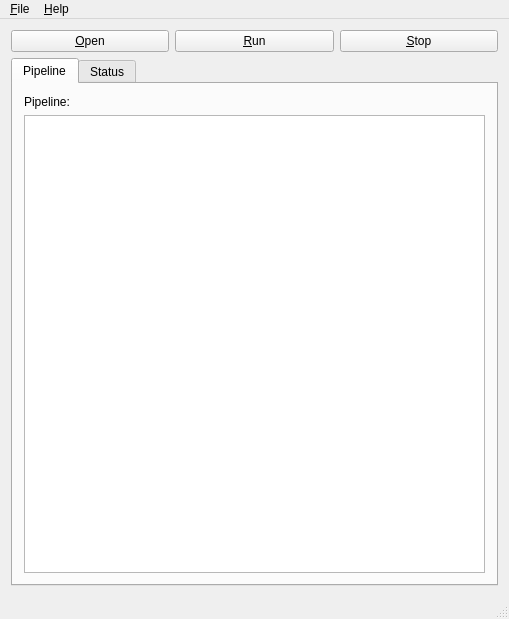
<?xml version="1.0" encoding="UTF-8"?>
<ui version="4.0">
 <class>MainWindow</class>
 <widget class="QMainWindow" name="MainWindow">
  <property name="geometry">
   <rect>
    <x>0</x>
    <y>0</y>
    <width>509</width>
    <height>619</height>
   </rect>
  </property>
  <property name="windowTitle">
   <string>HAR Pipeline</string>
  </property>
  <widget class="QWidget" name="centralWidget">
   <layout class="QVBoxLayout" name="verticalLayout">
    <item>
     <layout class="QHBoxLayout" name="horizontalLayout">
      <item>
       <widget class="QPushButton" name="pbLoad">
        <property name="text">
         <string>&amp;Open</string>
        </property>
       </widget>
      </item>
      <item>
       <widget class="QPushButton" name="pbStart">
        <property name="text">
         <string>&amp;Run</string>
        </property>
       </widget>
      </item>
      <item>
       <widget class="QPushButton" name="pbStop">
        <property name="enabled">
         <bool>true</bool>
        </property>
        <property name="text">
         <string>&amp;Stop</string>
        </property>
       </widget>
      </item>
     </layout>
    </item>
    <item>
     <widget class="QTabWidget" name="tabWidget">
      <property name="currentIndex">
       <number>0</number>
      </property>
      <widget class="QWidget" name="tab">
       <attribute name="title">
        <string>Pipeline</string>
       </attribute>
       <layout class="QVBoxLayout" name="verticalLayout_2">
        <item>
         <widget class="QLabel" name="label">
          <property name="text">
           <string>Pipeline:</string>
          </property>
         </widget>
        </item>
        <item>
         <widget class="QTextEdit" name="textEdit">
          <property name="readOnly">
           <bool>true</bool>
          </property>
         </widget>
        </item>
       </layout>
      </widget>
      <widget class="QWidget" name="tab_2">
       <attribute name="title">
        <string>Status</string>
       </attribute>
       <layout class="QVBoxLayout" name="verticalLayout_3">
        <item>
         <widget class="QTabWidget" name="uitwProcessTabs">
          <widget class="QWidget" name="tab_3">
           <attribute name="title">
            <string>Tab 1</string>
           </attribute>
          </widget>
          <widget class="QWidget" name="tab_4">
           <attribute name="title">
            <string>Tab 2</string>
           </attribute>
          </widget>
         </widget>
        </item>
       </layout>
      </widget>
     </widget>
    </item>
   </layout>
  </widget>
  <widget class="QMenuBar" name="menuBar">
   <property name="geometry">
    <rect>
     <x>0</x>
     <y>0</y>
     <width>509</width>
     <height>21</height>
    </rect>
   </property>
   <widget class="QMenu" name="menu_File">
    <property name="title">
     <string>&amp;File</string>
    </property>
    <addaction name="action_Load"/>
    <addaction name="action_Start"/>
    <addaction name="action_Stop"/>
    <addaction name="action_Quit"/>
   </widget>
   <widget class="QMenu" name="menu_Help">
    <property name="title">
     <string>&amp;Help</string>
    </property>
    <addaction name="action_About"/>
   </widget>
   <addaction name="menu_File"/>
   <addaction name="menu_Help"/>
  </widget>
  <widget class="QStatusBar" name="statusBar"/>
  <action name="action_Load">
   <property name="text">
    <string>&amp;Open</string>
   </property>
   <property name="toolTip">
    <string>Open a pipeline file</string>
   </property>
   <property name="shortcut">
    <string>Ctrl+O</string>
   </property>
  </action>
  <action name="action_Start">
   <property name="text">
    <string>&amp;Run</string>
   </property>
   <property name="shortcut">
    <string>Ctrl+R</string>
   </property>
  </action>
  <action name="action_Stop">
   <property name="text">
    <string>&amp;Stop</string>
   </property>
   <property name="shortcut">
    <string>Ctrl+S</string>
   </property>
  </action>
  <action name="action_Quit">
   <property name="text">
    <string>&amp;Quit</string>
   </property>
   <property name="shortcut">
    <string>Ctrl+Q</string>
   </property>
  </action>
  <action name="action_About">
   <property name="text">
    <string>&amp;About</string>
   </property>
  </action>
 </widget>
 <layoutdefault spacing="6" margin="11"/>
 <resources/>
 <connections>
  <connection>
   <sender>pbLoad</sender>
   <signal>clicked()</signal>
   <receiver>action_Load</receiver>
   <slot>trigger()</slot>
   <hints>
    <hint type="sourcelabel">
     <x>89</x>
     <y>42</y>
    </hint>
    <hint type="destinationlabel">
     <x>-1</x>
     <y>-1</y>
    </hint>
   </hints>
  </connection>
  <connection>
   <sender>pbStart</sender>
   <signal>clicked()</signal>
   <receiver>action_Start</receiver>
   <slot>trigger()</slot>
   <hints>
    <hint type="sourcelabel">
     <x>254</x>
     <y>42</y>
    </hint>
    <hint type="destinationlabel">
     <x>-1</x>
     <y>-1</y>
    </hint>
   </hints>
  </connection>
  <connection>
   <sender>pbStop</sender>
   <signal>clicked()</signal>
   <receiver>action_Stop</receiver>
   <slot>trigger()</slot>
   <hints>
    <hint type="sourcelabel">
     <x>419</x>
     <y>42</y>
    </hint>
    <hint type="destinationlabel">
     <x>-1</x>
     <y>-1</y>
    </hint>
   </hints>
  </connection>
 </connections>
</ui>
